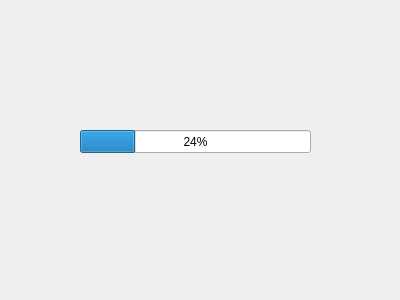
<?xml version="1.0" encoding="UTF-8"?>
<ui version="4.0">
 <class>ObserverDialog</class>
 <widget class="QDialog" name="ObserverDialog">
  <property name="geometry">
   <rect>
    <x>0</x>
    <y>0</y>
    <width>400</width>
    <height>300</height>
   </rect>
  </property>
  <property name="windowTitle">
   <string>Dialog</string>
  </property>
  <widget class="QProgressBar" name="progressBar">
   <property name="geometry">
    <rect>
     <x>80</x>
     <y>130</y>
     <width>231</width>
     <height>23</height>
    </rect>
   </property>
   <property name="value">
    <number>24</number>
   </property>
  </widget>
 </widget>
 <resources/>
 <connections/>
</ui>
